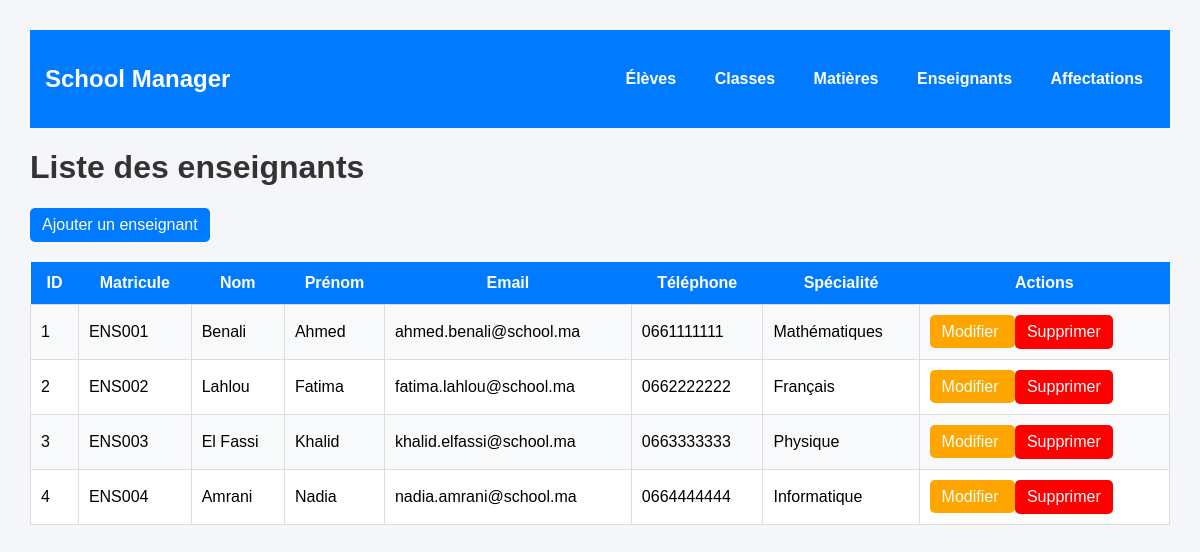
Screenshot of /pages/enseignant/index.php with the database file from the repository.
### tables this page shows
CREATE TABLE `enseignant` (
  `id_enseignant` int(11) NOT NULL,
  `matricule` varchar(20) NOT NULL,
  `nom` varchar(50) NOT NULL,
  `prenom` varchar(50) NOT NULL,
  `email` varchar(100) NOT NULL,
  `telephone` varchar(20) DEFAULT NULL,
  `specialite` varchar(100) DEFAULT NULL
);

### pages/enseignant/index.php (the view, shortened to what this page needs)
<?php
require_once "../../config/database.php";
$sql = "SELECT * FROM enseignant";
$stmt = $pdo->query($sql);
$enseignants = $stmt->fetchAll(PDO::FETCH_ASSOC);
?>
<!DOCTYPE html>
<html lang="fr">
<head>
    <link rel="stylesheet" href="../../assets/css/style.css">
</head>
<body>
<?php include "../../navbar.php"; ?>
<h1>Liste des enseignants</h1>
<a class="btn" href="create.php">Ajouter un enseignant</a>
<table class="table">
<tr>
    <th>ID</th>
    <th>Matricule</th>
    <th>Nom</th>
    <th>Prénom</th>
    <th>Email</th>
    <th>Téléphone</th>
    <th>Spécialité</th>
    <th>Actions</th>
</tr>
<?php foreach ($enseignants as $ens): ?>
<tr>
    <td><?= htmlspecialchars($ens['id_enseignant']) ?></td>
    <td><?= htmlspecialchars($ens['matricule']) ?></td>
    <td><?= htmlspecialchars($ens['nom']) ?></td>
    <td><?= htmlspecialchars($ens['prenom']) ?></td>
    <td><?= htmlspecialchars($ens['email']) ?></td>
    <td><?= htmlspecialchars($ens['telephone']) ?></td>
    <td><?= htmlspecialchars($ens['specialite']) ?></td>
    <td>
        <a class="edit-btn" href="edit.php?id=<?= $ens['id_enseignant'] ?>">
            Modifier
        </a>
        <a class="btn delete-btn"
            href="delete.php?id=<?= $ens['id_enseignant'] ?>"
            onclick="return confirm('Voulez-vous supprimer cet enseignant ?')">
            Supprimer
        </a>
    </td>
</tr>
<?php endforeach; ?>
</table>
</body>
</html>

### assets/css/style.css (style rules this page uses)
body { font-family: Arial, sans-serif; background-color: #f4f6f9; margin: 30px; }
h1 { color: #333; }
a { text-decoration: none; color: white; background-color: #007bff; padding: 8px 12px; border-radius: 5px; }
table { width: 100%; border-collapse: collapse; background-color: white; margin-top: 20px; }
table th { background-color: #007bff; color: white; padding: 12px; }
table td { padding: 10px; border: 1px solid #ddd; }
tr:nth-child(even) { background-color: #f8f9fa; }
.edit-btn { background-color: orange; }
.delete-btn { background-color: red; }
.table { width: 100%; border-collapse: collapse; background-color: white; margin-top: 20px; }
.table th { background-color: #007bff; color: white; padding: 12px; }
.table td { padding: 10px; border: 1px solid #ddd; }
.btn { text-decoration: none; color: white; padding: 8px 12px; border-radius: 5px; display: inline-block; margin-right: 5px; }

### rows the page displays
enseignant: id_enseignant "1", matricule "ENS001", nom "Benali", prenom "Ahmed", email "ahmed.benali@school.ma", telephone "0661111111", specialite "Mathématiques"
enseignant: id_enseignant "2", matricule "ENS002", nom "Lahlou", prenom "Fatima", email "fatima.lahlou@school.ma", telephone "0662222222", specialite "Français"
enseignant: id_enseignant "3", matricule "ENS003", nom "El Fassi", prenom "Khalid", email "khalid.elfassi@school.ma", telephone "0663333333", specialite "Physique"
enseignant: id_enseignant "4", matricule "ENS004", nom "Amrani", prenom "Nadia", email "nadia.amrani@school.ma", telephone "0664444444", specialite "Informatique"
